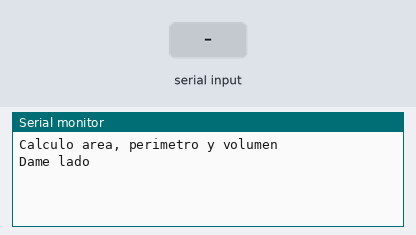
Bench run of a sketch on a simulated Arduino Uno, built with avr-gcc and run on an emulated ATmega328P. Shown: the last lines printed to the serial monitor. The test bench sets the inputs (shaded band).

Above: at 1.2 s.
1.3 s: "90,45\n" received over Serial
At 2.2 s:
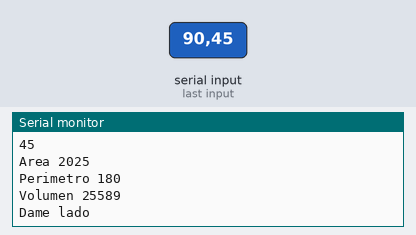
2.8 s: "30,150\n" received over Serial
At 5.2 s:
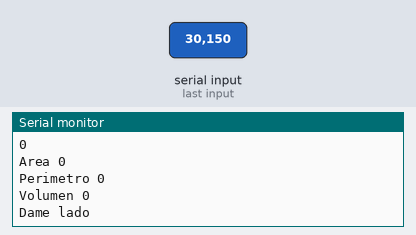
Timing chart, 0 to 6.7 s (numbered marks = the images above; inputs shaded):
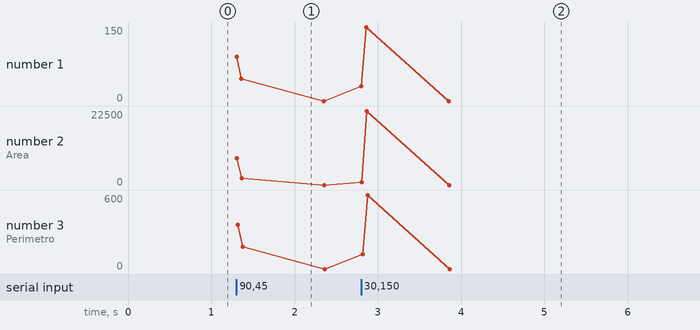

The sketch:

arduino.60.areaperimetrovolumencuadrado.ino
```cpp
int condicion = 0; //condicion control de flujo
int lado = 0; //lado cuadrado o cubo

void setup() {
  Serial.begin(9600); //velocidad serial 9600
  Serial.println("Calculo area, perimetro y volumen");
  Serial.println("Dame lado");
}
void loop() {

  while (condicion == 0) {   //condicion inicial entra es 0
    if (Serial.available() > 0) {   //si hay dato en serial entra
      lado = Serial.parseInt(); //lee el entero del serial
      Serial.println(lado);  //muestra lado
      condicion = 1;   //cambia condicion sale de bucle ya se tiene dato
    }
  }

  Serial.print("Area ");  Serial.println(area(lado));
  Serial.print("Perimetro ");  Serial.println(perimetro(lado));
  Serial.print("Volumen ");  Serial.println(volumen(lado));
  Serial.println("Dame lado");
  condicion = 0;

}

int area(int x) {   //definicion de funcion de area
  int area = x * x;
  return area;
}

int perimetro(int x) {   //definicion de funcion de perimetro
  int perimetro = 4 * x;
  return perimetro;
}

int volumen(int x) {   //definicion de funcion de volumen
  int volumen = x * x * x;
  return volumen;
}
```

Measured:
- after the input at 1.3 s, the serial monitor: prints a new line at once (image 1)
- after the input at 2.8 s, the serial monitor: prints a new line at once (image 2)
